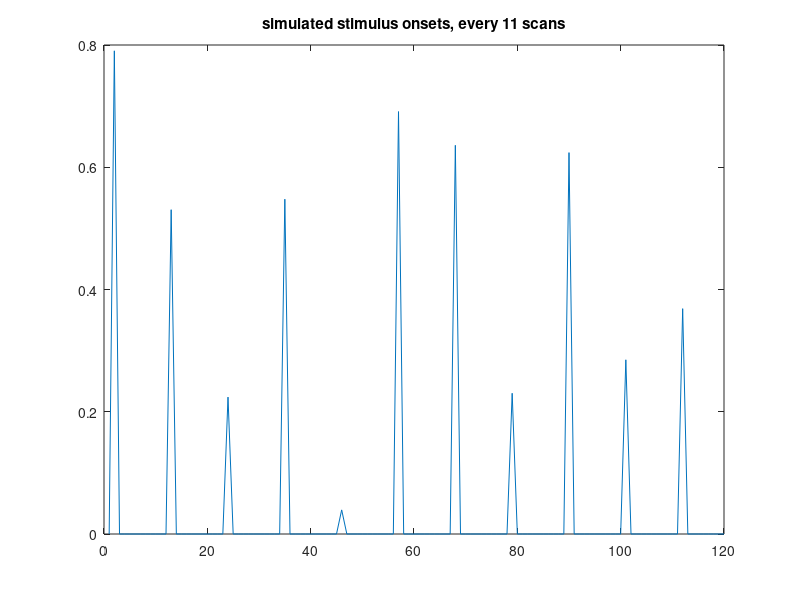
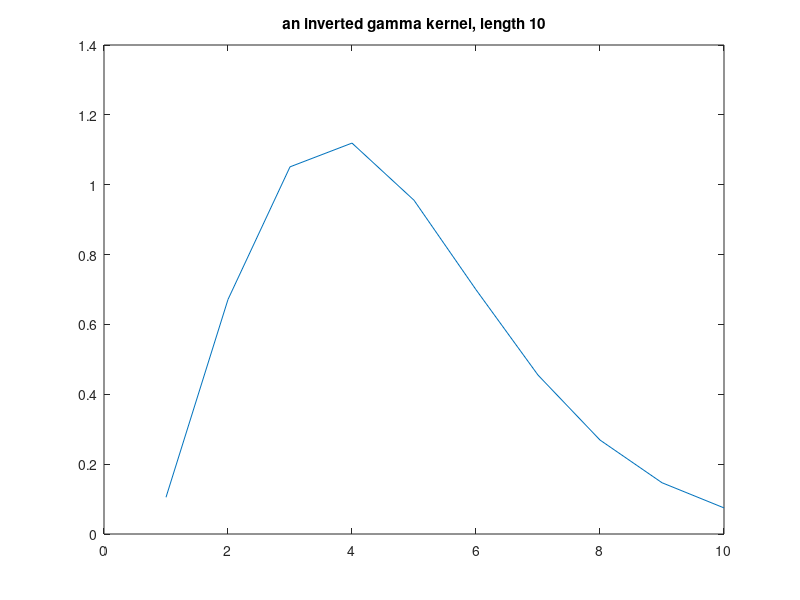
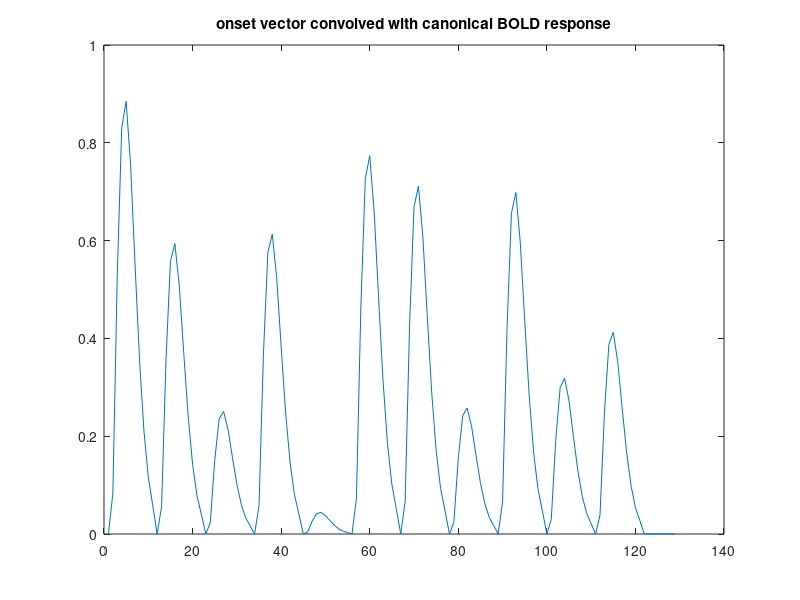
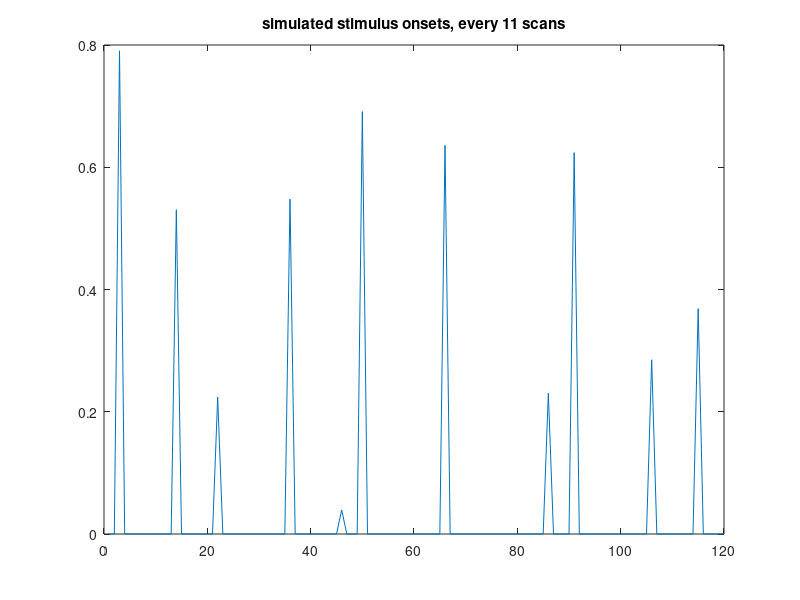

MATLAB code for these plots, in order: (Note: this script raises an error after producing the figures.)
% find IRF height from each trial 

% Convolution in signal generation and in fMRI research. 
#%First, make onsets for 120 MR images, with IRF varying in height
clear all
heights = rand(1,11); % 11 events
onsets = zeros(1, 120); 
onsets(2:11:end) = heights; %simple case where a stimulus is on every 11 scans
plot(onsets), title ('simulated stimulus onsets, every 11 scans')

#% now we make a kernel
#% the inverted gamma function is nice because it looks like fMRI in V1
#% let's make one that is 10 scans long
kernel = (1./gamma(0.1:0.5:5))
figure
plot(1./gamma(0.1:0.5:5)), title('an inverted gamma kernel, length 10')

% Now we just convolve the onsets with the kernel and plot the result
convolution  = conv(onsets, kernel, 'full'); 
figure
plot(convolution), title('onset vector convolved with canonical BOLD response')

% So this basically puts each 10 second kernel at the location where the onset is. There were 1 seconds between onsets, so this is like copy paste, but how about when the kernel is longer than the interval between onsets? 
kernel = (1./gamma(0.1:0.25:5)) % this Kernel is twice as long
convolution  = conv(onsets, kernel, 'full'); 
figure
plot(convolution), title('Convolution with temporal summation')
% When the convolution encounters overlap, then temporal summation results, because convolution is a process of shifting the kernel, multiplying element-wise, and summation to one new value, rinse and repeat. Because of the shifting and summing up portion of the algorithm, if the Kernel spans multiple, similar events, it will show temporal summation. 

%  This is more interesting with variable inter-onset times. 
onsets = zeros(1, 120);
onsets([3 14 22 36 46 50 66 86 91 106 115]) = heights; %simple case where a stimulus is on every 11 scans
plot(onsets), title ('simulated stimulus onsets, every 11 scans')

% Now we convolve these onset times with the same kernel
convolution  = conv(onsets, kernel, 'full'); 
figure
plot(convolution), title('Convolution of random ITIs')
% Longer intervals between onsets prompt complete reduction to baseline, temporal proximity prompts smeared, overlapping events. How about gamma-shaped responses to stimuli that are longer than one image? 

% Deconvolution and amplitude estimation for each trial
% deconvolution is the process where we wish to estimate the Kernel from known data and known event-times. This is a version of the so-called inverse problem, and we solve it with a regression. Let's start with the simulated we we have: 
% for a regression, we need a "design matrix" X
X = zeros(length(convolution(1:120)), 20); % we know the convolution and the kernel we used had 20 values
temp = onsets';  % IMPORTANT: These onsets have the actual heights used in the forward computation
for i=1:20
X(:,i) = temp; % note the gray scale difference sin the design matrix, reflecting different heights
temp = [0;temp(1:end-1)];
end
pcolor(X), colormap('gray'), title('design matrix = predictor variables for each of the 120 scans')

% now invert design matrix X
PX = pinv(X); size(PX), figure, pcolor(PX), colormap('gray')

% estimate kernel, h
h = PX* convolution(1:120)';

% and now.... drum roll
figure, plot(h), hold on, plot(kernel+0.01)


% But normally we do not know the height, in fact the amplitude of the siongle trial BOLD is often what we want in EEG-fMRI. So let's just get the shape of the IRF, assuming the height is always one (1) ...
% assuming that each event = 1 instead of different amplitude/height for
% each trial
[h] = hrf_est(convolution(1:120)',[3 14 22 36 46 50 66 86 91 106 115], 20); 
plot(h)
legend('correct estimate with heights', 'kernel', 'estimated kernel without height knowledge')

% This gives us an estimate of the Kernel, which looks faitly good with only 11 trials, despite not knowing the magnitude. Now we need asecon regression that uses the knowledge of the (1) empirical data, (2) onset times, (3) shape of the IRF, to estimate the height of the IRF in each trial. To this, we make a function that doe sthe forward solution of this regression, and then invert it, estimating the regression coefficients, just like above in convolution. This time, the betas are the magnitudes if the estimated BOLD in each trial though. 
% The function will look like this: 
[outvec] = irf_convolve(heightvec, inputs)
% inputs.kernel is a vector (often around 5-20 elements long) of the expected IRF shape
% inputs.onsetvec is a vector with zeros for each TR in the BOLD time series, and the number 1 at those TRs where there is a stimulus onset
% heightvec is a vector, corresponding to magnitudes of each IRF, for each event. Must have the same length as onsets i.e., length(onsetvec(onsetvec ==1))
%let's run it! 
onsets(onsets>0) = 1; 
inputs.onsetvec = onsets; 
inputs.kernel = h; 
heightvec = heights; 
[outvec] = irf_convolve(heightvec, inputs)
figure, plot(outvec), hold on, plot(convolution)
legend('forward model w/unit kernel', 'data')
% The blue line (forward model) is smaller, because the IRF underestimated the data (figure above). that's actually good. 

 % now let's invert this function and get those single trial magnitudes. We use nonlinear regression and iterative parameter estimation this time, because that model is harder to invert as a deign matrix inversion, at least I could not do it.  So again, we find the height parameters through iteration, i.e. going through parameter space until matlab finds the best fit. The function we use to do this is called nlinfit. 
[BETA,R,J,COVB,MSE] = nlinfit(inputs, convolution(1:120), @irf_convolve, ones(1,11));
figure, plot(BETA), hold on, plot(heightvec+0.05), legend('estimated weights', 'actual weights')

% nlinfit wants 
% 1) the inputs (the design variables, or what we know) 
% 2) the data to fit
% 3) the function with an @ i.e. @irf_convolve
% 4) starting values for the betas (here for the 11 onsets), we can use 1 here uniformly (ones(1,11)). 
